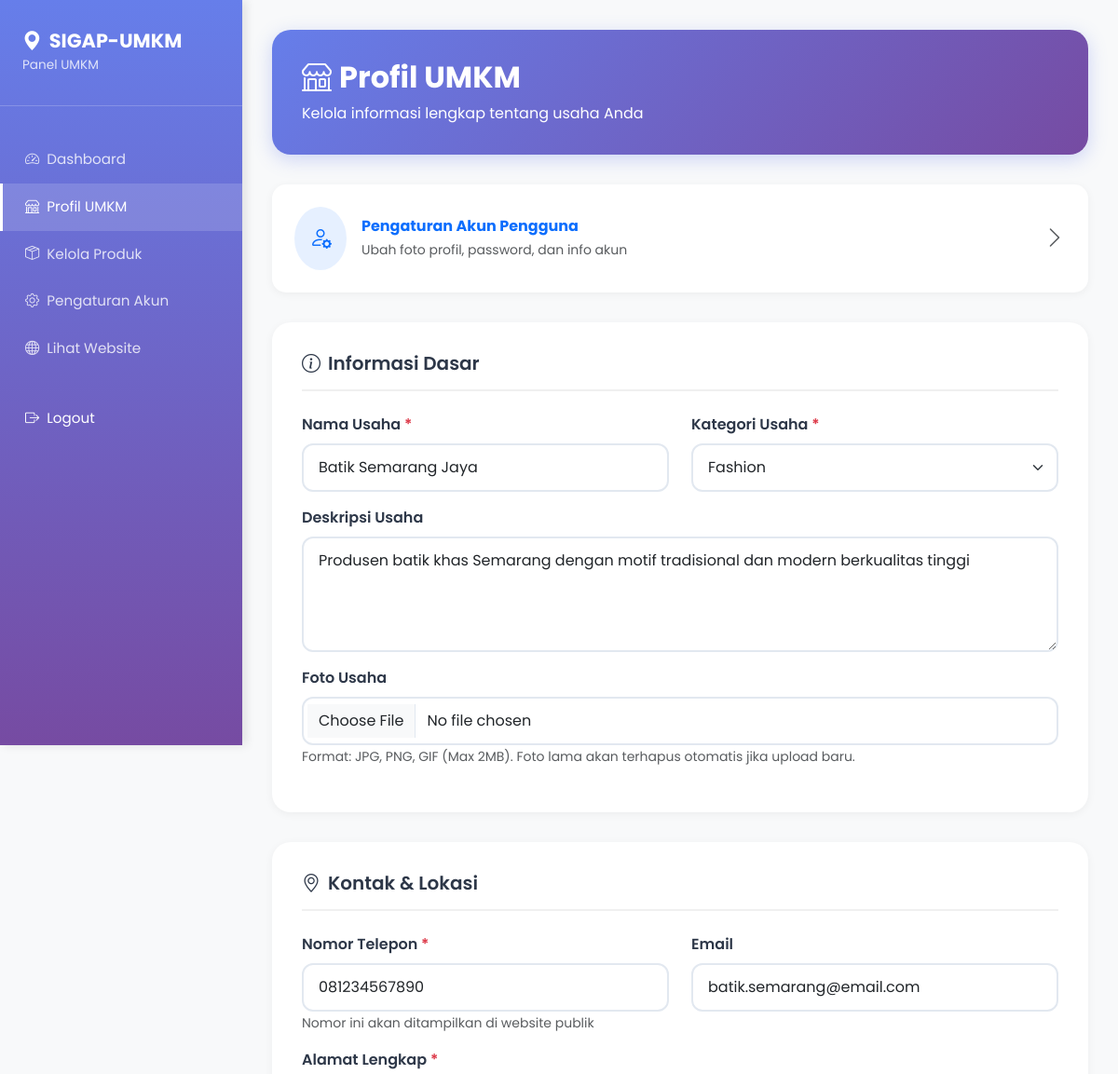
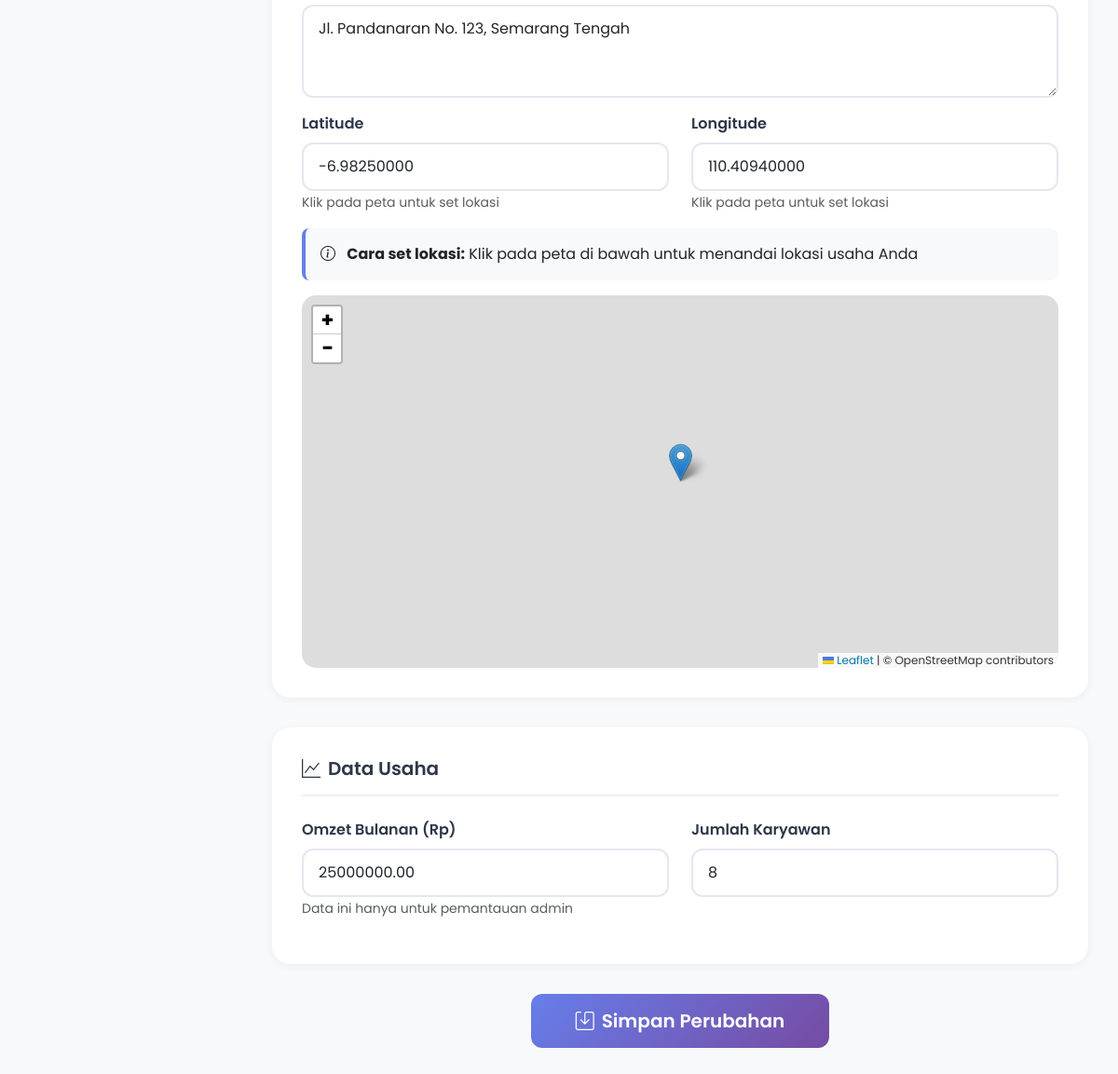
Page /umkm/profil.php (signed in) on the committed database (2 pictures, top to bottom).
### tables this page shows
CREATE TABLE umkm_data (
    id INT AUTO_INCREMENT PRIMARY KEY,
    user_id INT NOT NULL,
    nama_usaha VARCHAR(100) NOT NULL,
    kategori VARCHAR(50) NOT NULL,
    deskripsi TEXT,
    alamat TEXT NOT NULL,
    no_telepon VARCHAR(20) NULL,
    email VARCHAR(100) NULL,
    lat DECIMAL(10, 8),
    lng DECIMAL(11, 8),
    omzet_bulanan DECIMAL(15, 2),
    jumlah_karyawan INT DEFAULT 0,
    status_verifikasi ENUM('pending', 'terverifikasi', 'ditolak') DEFAULT 'pending',
    foto_usaha VARCHAR(255),
    created_at TIMESTAMP DEFAULT CURRENT_TIMESTAMP,
    updated_at TIMESTAMP DEFAULT CURRENT_TIMESTAMP ON UPDATE CURRENT_TIMESTAMP,
    FOREIGN KEY (user_id) REFERENCES users(id) ON DELETE CASCADE,
    INDEX idx_status (status_verifikasi),
    INDEX idx_lokasi (lat, lng),
    INDEX idx_kategori (kategori)
);

### umkm/profil.php (the view, shortened to what this page needs)
<?php
$database = new Database();
$conn = $database->getConnection();
$query = "SELECT * FROM umkm_data WHERE user_id = :user_id LIMIT 1";
$stmt = $conn->prepare($query);
$stmt->bindParam(':user_id', $_SESSION['user_id']);
$stmt->execute();
$umkm = $stmt->fetch();
?>
<!DOCTYPE html>
<html lang="id">
<head>
    <link href="https://cdn.jsdelivr.net/npm/bootstrap@5.3.2/dist/css/bootstrap.min.css" rel="stylesheet">
    <link rel="stylesheet" href="https://cdn.jsdelivr.net/npm/bootstrap-icons@1.11.1/font/bootstrap-icons.css">
    <link rel="stylesheet" href="https://unpkg.com/leaflet@1.9.4/dist/leaflet.css" />
</head>
<body>
    <nav class="sidebar">
        <div class="sidebar-brand">
            <h4><i class="bi bi-geo-alt-fill me-2"></i>SIGAP-UMKM</h4>
            <small>Panel UMKM</small>
        </div>
        <ul class="nav flex-column">
            <li class="nav-item">
                <a class="nav-link" href="index.php">
                    <i class="bi bi-speedometer2 me-2"></i>Dashboard
                </a>
            </li>
            <li class="nav-item">
                <a class="nav-link active" href="profil.php">
                    <i class="bi bi-shop me-2"></i>Profil UMKM
                </a>
            </li>
            <li class="nav-item">
                <a class="nav-link" href="produk.php">
                    <i class="bi bi-box-seam me-2"></i>Kelola Produk
                </a>
            </li>
            <li class="nav-item">
                <a class="nav-link" href="settings.php">
                    <i class="bi bi-gear me-2"></i>Pengaturan Akun
                </a>
            </li>
            <li class="nav-item">
                <a class="nav-link" href="../index.php">
                    <i class="bi bi-globe me-2"></i>Lihat Website
                </a>
            </li>
            <li class="nav-item mt-4">
                <a class="nav-link text-white" href="../auth/logout.php">
                    <i class="bi bi-box-arrow-right me-2"></i>Logout
                </a>
            </li>
        </ul>
    </nav>
    <div class="content-wrapper">
        <div class="page-header">
            <h1><i class="bi bi-shop me-2"></i>Profil UMKM</h1>
            <p class="mb-0 opacity-90">Kelola informasi lengkap tentang usaha Anda</p>
        </div>
        <a href="settings.php" class="profile-settings-link">
            <div class="d-flex align-items-center justify-content-between">
                <div class="d-flex align-items-center">
                    <div class="bg-primary bg-opacity-10 p-3 rounded-circle me-3">
                        <i class="bi bi-person-gear text-primary fs-4"></i>
                    </div>
                    <div>
                        <h6 class="mb-1 fw-bold">Pengaturan Akun Pengguna</h6>
                        <small class="text-muted">Ubah foto profil, password, dan info akun</small>
                    </div>
                </div>
                <i class="bi bi-chevron-right fs-4 text-muted"></i>
            </div>
        </a>
        <form method="POST" enctype="multipart/form-data">
            <div class="form-card">
                <h5><i class="bi bi-info-circle me-2"></i>Informasi Dasar</h5>
                <div class="row">
                    <div class="col-md-6 mb-3">
                        <label class="form-label">Nama Usaha <span class="text-danger">*</span></label>
                        <input type="text" name="nama_usaha" class="form-control" required
                               value="<?= $umkm ? htmlspecialchars($umkm['nama_usaha']) : '' ?>"
                               placeholder="Contoh: Batik Semarang Jaya">
                    </div>
                    <div class="col-md-6 mb-3">
                        <label class="form-label">Kategori Usaha <span class="text-danger">*</span></label>
                        <select name="kategori" class="form-select" required>
                            <?php
                            $categories = ['Kuliner', 'Fashion', 'Kerajinan', 'Jasa', 'Perdagangan', 'Lainnya'];
                            foreach ($categories as $cat) {
                                $selected = ($umkm && $umkm['kategori'] === $cat) ? 'selected' : '';
                                echo "<option value=\"$cat\" $selected>$cat</option>";
                            }
                            ?>
                        </select>
                    </div>
                    <div class="col-12 mb-3">
                        <label class="form-label">Deskripsi Usaha</label>
                        <textarea name="deskripsi" class="form-control" rows="4"
                                  placeholder="Ceritakan tentang usaha Anda..."><?= $umkm ? htmlspecialchars($umkm['deskripsi']) : '' ?></textarea>
                    </div>
                    <div class="col-12 mb-3">
                        <label class="form-label">Foto Usaha</label>
                        <input type="file" name="foto_usaha" class="form-control" accept="image/*"
                               onchange="previewImage(event)">
                        <small class="text-muted">Format: JPG, PNG, GIF (Max 2MB). Foto lama akan terhapus otomatis jika upload baru.</small>
                    </div>
                </div>
            </div>
            <div class="form-card">
                <h5><i class="bi bi-geo-alt me-2"></i>Kontak & Lokasi</h5>
                <div class="row">
                    <div class="col-md-6 mb-3">
                        <label class="form-label">Nomor Telepon <span class="text-danger">*</span></label>
                        <input type="tel" name="no_telepon" class="form-control" required
                               value="<?= $umkm ? htmlspecialchars($umkm['no_telepon']) : '' ?>"
                               placeholder="Contoh: 081234567890">
                        <small class="text-muted">Nomor ini akan ditampilkan di website publik</small>
                    </div>
                    <div class="col-md-6 mb-3">
                        <label class="form-label">Email</label>
                        <input type="email" name="email" class="form-control"
                               value="<?= $umkm ? htmlspecialchars($umkm['email']) : '' ?>"
                               placeholder="Contoh: usaha@email.com">
                    </div>
                    <div class="col-12 mb-3">
                        <label class="form-label">Alamat Lengkap <span class="text-danger">*</span></label>
                        <textarea name="alamat" class="form-control" rows="3" required
                                  placeholder="Contoh: Jl. Pandanaran No. 123, Semarang"><?= $umkm ? htmlspecialchars($umkm['alamat']) : '' ?></textarea>
                    </div>
                    <div class="col-md-6 mb-3">
                        <label class="form-label">Latitude</label>
                        <input type="text" name="lat" id="lat" class="form-control"
                               value="<?= $umkm && $umkm['lat'] ? $umkm['lat'] : '' ?>"
                               placeholder="Contoh: -6.9825">
                        <small class="text-muted">Klik pada peta untuk set lokasi</small>
                    </div>
                    <div class="col-md-6 mb-3">
                        <label class="form-label">Longitude</label>
                        <input type="text" name="lng" id="lng" class="form-control"
                               value="<?= $umkm && $umkm['lng'] ? $umkm['lng'] : '' ?>"
                               placeholder="Contoh: 110.4094">
                        <small class="text-muted">Klik pada peta untuk set lokasi</small>
                    </div>
                    <div class="col-12">
                        <div class="info-box">
                            <i class="bi bi-info-circle me-2"></i>
                            <strong>Cara set lokasi:</strong> Klik pada peta di bawah untuk menandai lokasi usaha Anda
                        </div>
                        <div id="map"></div>
                    </div>
                </div>
            </div>
            <div class="form-card">
                <h5><i class="bi bi-graph-up me-2"></i>Data Usaha</h5>
                <div class="row">
                    <div class="col-md-6 mb-3">
                        <label class="form-label">Omzet Bulanan (Rp)</label>
                        <input type="number" name="omzet_bulanan" class="form-control" min="0" step="100000"
                               value="<?= $umkm ? $umkm['omzet_bulanan'] : '' ?>"
                               placeholder="Contoh: 5000000">
                        <small class="text-muted">Data ini hanya untuk pemantauan admin</small>
                    </div>
                    <div class="col-md-6 mb-3">
                        <label class="form-label">Jumlah Karyawan</label>
                        <input type="number" name="jumlah_karyawan" class="form-control" min="0"
                               value="<?= $umkm ? $umkm['jumlah_karyawan'] : '' ?>"
                               placeholder="Contoh: 5">
                    </div>
                </div>
            </div>
            <div class="text-center">
                <button type="submit" name="update_umkm" class="btn btn-gradient btn-lg px-5">
                    <i class="bi bi-save me-2"></i>Simpan Perubahan
                </button>
            </div>
        </form>
    </div>
</body>
</html>

### umkm/profil.php (style rules this page uses)
* { font-family: 'Poppins', sans-serif; }
body { background: #f8f9fa; }
.sidebar { position: fixed; top: 0; left: 0; height: 100vh; width: 260px; background: linear-gradient(180deg, #667eea 0%, #764ba2 100%); padding: 2rem 0; z-index: 1000; box-shadow: 4px 0 10px rgba(0, 0, 0, 0.1); }
.sidebar-brand { padding: 0 1.5rem 2rem; border-bottom: 1px solid rgba(255, 255, 255, 0.2); margin-bottom: 2rem; }
.sidebar-brand h4 { color: white; font-weight: 700; margin: 0; font-size: 1.3rem; }
.sidebar-brand small { color: rgba(255, 255, 255, 0.8); font-size: 0.85rem; }
.nav-link { color: rgba(255, 255, 255, 0.8); padding: 0.875rem 1.5rem; transition: all 0.3s; border-left: 3px solid transparent; font-size: 0.95rem; }
.nav-link:hover, .nav-link.active { color: white; background: rgba(255, 255, 255, 0.15); border-left-color: white; }
.content-wrapper { margin-left: 260px; padding: 2rem; min-height: 100vh; }
.page-header { background: linear-gradient(135deg, #667eea 0%, #764ba2 100%); color: white; padding: 2rem; border-radius: 20px; box-shadow: 0 5px 20px rgba(102, 126, 234, 0.3); margin-bottom: 2rem; }
.page-header h1 { font-size: 2rem; font-weight: 700; margin: 0 0 0.5rem 0; }
.form-card { background: white; border-radius: 20px; padding: 2rem; box-shadow: 0 2px 10px rgba(0, 0, 0, 0.05); margin-bottom: 2rem; }
.form-card h5 { font-weight: 600; color: #2d3748; margin-bottom: 1.5rem; padding-bottom: 1rem; border-bottom: 2px solid #f0f0f0; }
.form-label { font-weight: 600; color: #2d3748; margin-bottom: 0.5rem; }
.form-control, .form-select { padding: 0.75rem 1rem; border-radius: 12px; border: 2px solid #e2e8f0; transition: all 0.3s; }
.btn-gradient { background: linear-gradient(135deg, #667eea 0%, #764ba2 100%); color: white; border: none; padding: 0.875rem 2rem; font-weight: 600; border-radius: 12px; transition: all 0.3s; }
#map { height: 400px; border-radius: 15px; margin-top: 1rem; }
.info-box { background: #f8f9fa; border-left: 4px solid #667eea; padding: 1rem; border-radius: 8px; margin-bottom: 1rem; }
.profile-settings-link { background: white; border-radius: 15px; padding: 1.5rem; box-shadow: 0 2px 10px rgba(0, 0, 0, 0.05); margin-bottom: 2rem; transition: all 0.3s; text-decoration: none; display: block; }

### rows in the picture
umkm_data: nama_usaha "Batik Semarang Jaya", deskripsi "Produsen batik khas Semarang dengan motif tradisional dan modern berkualitas tinggi", no_telepon "081234567890", email "batik.semarang@email.com", alamat "Jl. Pandanaran No. 123, Semarang Tengah", lat "-6.98250000", lng "110.40940000", omzet_bulanan "25000000.00", jumlah_karyawan "8"

### other values in the picture
form field kategori "Fashion"
